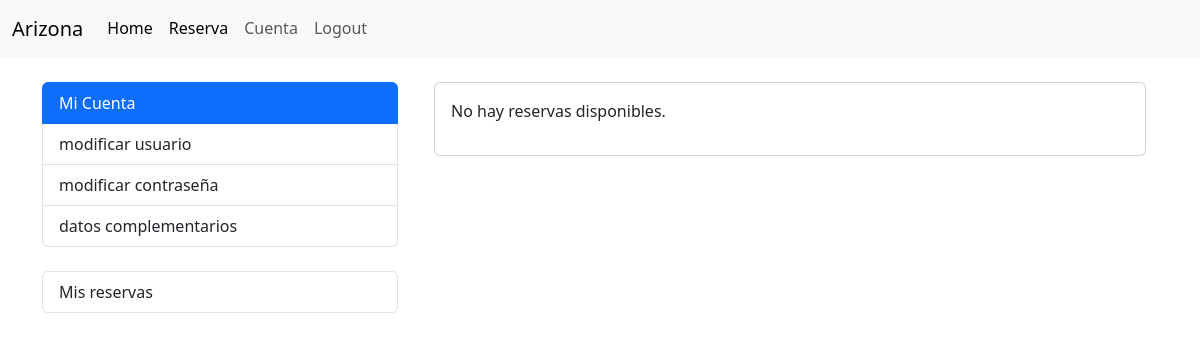
The page /cliente/reservas_user/ (signed in) on the database as committed earlier.
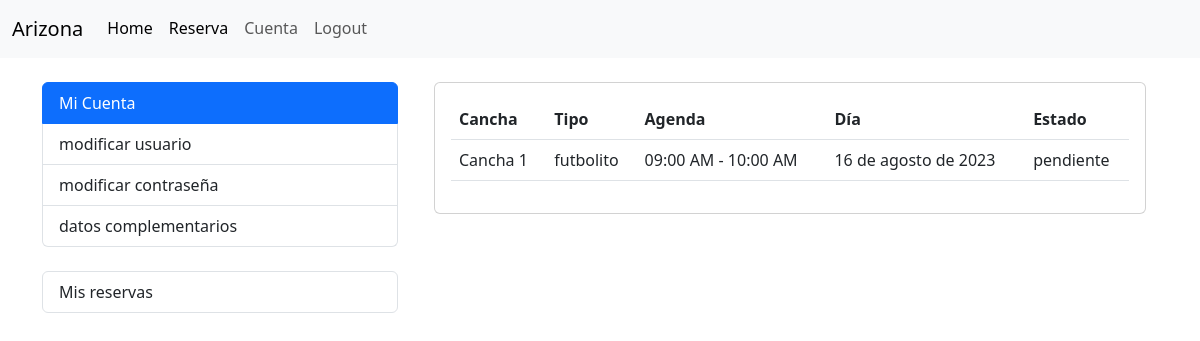
The same page on the database as committed later.
### cliente/models.py (models this page shows, shortened)
class Reserva(models.Model):
    cliente = models.ForeignKey(Cliente, on_delete=models.CASCADE)
    agenda = models.ForeignKey(Agenda, on_delete=models.CASCADE)
    dia = models.DateField()
    ESTADO_CHOICES = [
        ('disponible', 'Disponible'),
        ('pendiente', 'Pendiente'),
        ('finalizada', 'Finalizada'),
    ]
    estado = models.CharField(max_length=20, choices=ESTADO_CHOICES, default='disponible')
    class Meta:
        unique_together = ('agenda', 'cliente', 'dia')

### servicio/models.py (models this page shows, shortened)
class Agenda(models.Model):
    cancha = models.ForeignKey(Cancha, on_delete=models.CASCADE)
    horario = models.ForeignKey(Horario, on_delete=models.CASCADE)
    disponible = models.BooleanField(default=True)
    class Meta:
        verbose_name = _('Agenda')
        verbose_name_plural = _('Agendas')
        unique_together = ('cancha', 'horario')

class Cancha(models.Model):
    NUMERACION_CHOICES = [
        ('1', 'Cancha 1'),
        ('2', 'Cancha 2'),
        ('3', 'Cancha 3'),
        ('4', 'Cancha 4'),
        ('5', 'Cancha 5'),
        ('6', 'Cancha 6'),
        ('7', 'Cancha 7'),
        ('8', 'Cancha 8'),
    ]
    numeracion = models.CharField(max_length=10, choices=NUMERACION_CHOICES)
    tipo = models.ForeignKey(TipoCancha, on_delete=models.CASCADE, related_name='canchas')
    def __str__(self):
        return f'Cancha {self.numeracion}'
    class Meta:
        verbose_name = _('Cancha')
        verbose_name_plural = _('Canchas')

class TipoCancha(models.Model):
    nombre = models.CharField(max_length=50)
    precio = models.DecimalField(max_digits=8, decimal_places=0)
    descripcion = models.TextField()
    def __str__(self):
        return self.nombre
    class Meta:
        verbose_name = _('Tipo de Cancha')
        verbose_name_plural = _('Tipos de Canchas')

class Horario(models.Model):
    AM = 'AM'
    PM = 'PM'
    MERIDIEM_CHOICES = [
        (AM, 'AM'),
        (PM, 'PM'),
    ]
    hora_inicio = models.TimeField()
    hora_fin = models.TimeField()
    meridiem = models.CharField(max_length=2, choices=MERIDIEM_CHOICES, default=PM)
    def __str__(self):
        return f'{self.hora_inicio.strftime("%I:%M %p")} - {self.hora_fin.strftime("%I:%M %p")}'

### cliente/views.py (the view)
# urls.py: path('reservas_user/', views.listar_reservas_usuario, name='listar_reservas_usuario'),
def listar_reservas_usuario(request):
    try:
        cliente = request.user.cliente
    except Cliente.DoesNotExist:
        messages.warning(request, 'Necesitas crear un Cliente para acceder a esta página')
        return redirect(reverse('cliente:cliente_create'))
    reservas = Reserva.objects.filter(cliente=cliente)
    return render(request, 'reserva/reservas_usuario.html', {'reservas': reservas})

### cliente/templates/reserva/reservas_usuario.html (shortened to what this page needs)
{% extends "accounts/index.html" %}
{% block accounts_container %}
<div class="container">
  <div class="card">
    <div class="card-body">
      {% if reservas %}
      <table class="table reserva-table">
        <thead>
          <tr>
            <th>Cancha</th>
            <th>Tipo</th>
            <th>Agenda</th>
            <th>Día</th>
            <th>Estado</th>
          </tr>
        </thead>
        <tbody>
          {% for reserva in reservas %}
          <tr >
            <td>{{ reserva.agenda.cancha }}</td>
            <td>{{ reserva.agenda.cancha.tipo }}</td>
            <td>{{ reserva.agenda.horario }}</td>
            <td>{{ reserva.dia }}</td>
            <td>{{ reserva.estado }}</td>
          </tr>
          {% empty %}
          <tr>
            <td colspan="4">No hay servicio disponibles.</td>
          </tr>
          {% endfor %}
        </tbody>
      </table>
      {% else %}
      <p>No hay reservas disponibles.</p>
      {% endif %}
    </div>
  </div>
</div>
{% endblock %}

Rows that differ between the two databases and show on the page:
added Reserva: agenda.cancha "Cancha 1", agenda.cancha.tipo "futbolito", agenda.horario "09:00 AM - 10:00 AM", dia "16 de agosto de 2023", estado "pendiente"
Other text that changed with them:
text no longer shown: "No hay reservas disponibles."
text now shown: "Cancha Tipo Agenda Día Estado"
